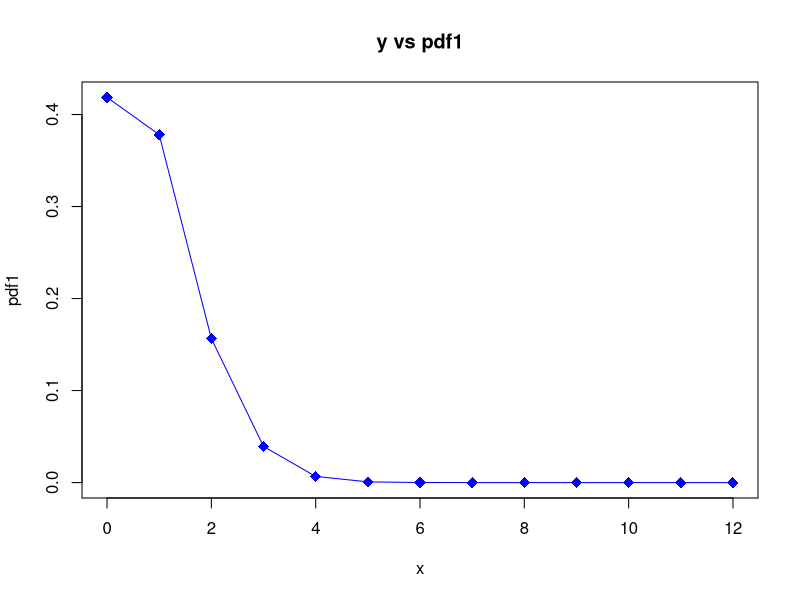
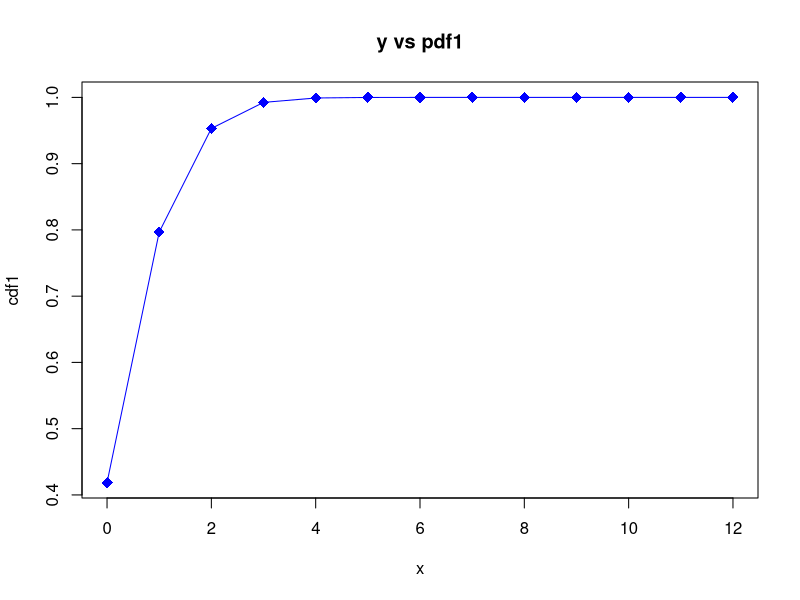

Source code (R) for these figures, in order:
## ---- chunk 1
knitr::opts_chunk$set(echo = TRUE)
library(tidyverse)
library(magrittr)
library(knitr)
## ---- chunk 2
#generates a dataframe/tibble named dog_collars and 
#generate a column named y which contains the sequence 0 through 12
dog_collars <-
  tibble(x = 0:12)
dog_collars
## ---- chunk 3
#generates the probability distribution function of y and store the values in a new column named pdf1
#side note: pdf = probability distribution function
dog_collars <-
  dog_collars %>%
    mutate(pdf1 = dbinom(x, size = 12, prob = 0.07))
dog_collars
## ---- chunk 4
#generates the cumulative distribution function of Y and store the values in the variable cdf1
#side note: cdf = cumulative distribution function
dog_collars <-
  dog_collars %>%
    mutate(cdf1 = pbinom(x, size = 12, prob = 0.07))
dog_collars
## ---- chunk 5
#generates the values of P(Y>y) and store the values in the variable sdf1
#side note: sdf = survival distribution function
dog_collars <-
  dog_collars %>%
    mutate(sdf1 = 1 - pbinom(x, size = 12, prob = 0.07))
dog_collars
## ---- chunk 6
#finds the probability that exactly 3 of the 12 collars are nonconforming (defective)
#exact probabilities are PMFs
#P(Y = 3)
dbinom(3, size = 12, prob = 0.07)
## ---- chunk 7
#finds the probability that at most 3 of the 12 collars are nonconforming (defective)
#P(Y <= 3)
pbinom(3, size = 12, prob = 0.07)
## ---- chunk 8
#finds the probability that between, and including, 2 and 4 of the 12 collars are nonconforming (defective)
#P(2 <= Y <= 4)
# =P(Y <= 4) - P(Y <= 1)
pbinom(4, size = 12, prob = 0.07) - pbinom(1, size = 12, prob = 0.07)
## ---- chunk 9
#generates a plot of y vs pdf1
dog_collars %$%
  plot(x, pdf1,
       main = "y vs pdf1",
       col = "blue",
       type = "o",
       pch = 18,
       cex = 1.5
       )
## ---- chunk 10
#generates a plot of y vs cdf1
dog_collars %$%
  plot(x, cdf1,
       main = "y vs pdf1",
       col = "blue",
       type = "o",
       pch = 18,
       cex = 1.5
       )
## ---- chunk 11
#for reference: mean = 40, sd = 0.50
#P(X < 38.75)
pnorm(38.75, mean = 40, sd = 0.50)
## ---- chunk 12
#P(X >= 38.75)
# = 1 - P(X < 38.75)
1 - pnorm(38.75, mean = 40, sd = 0.50)
## ---- chunk 13
#P(38.75 > X > 41.25)
#p(X > x) = (1 - p(X <= x)) 
#P(X < x) = (1 -P(X >= x))
#P(x > X > y) = (1 - p(X <= x)) - (1 -P(X >= x))
(pnorm(41.25, mean = 40, sd = 0.50, lower.tail = FALSE))- (1 - pnorm(38.75, mean = 40, sd = 0.50))
## ---- chunk 14
#P(38.75 <= X <= 41.25) 
# = P(X ≤ 41.25) − P(X < 38.75)
# = P(X ≤ 41.25) − P(X ≤ 38.75)
pnorm(41.25, mean = 40, sd = 0.50)- pnorm(38.75,40,0.50)
## ---- chunk 15
#finds the 97th percentile
qnorm(p = 0.97, mean = 40, sd = 0.50)
## ---- chunk 16
#for reference: size = 30, prob = 0.65
#Exact probabilities are PMFs
#P(X = 15)
dbinom(15, size = 30, prob = 0.65)
## ---- chunk 17
#P(X <= 15)
pbinom(15, size = 30, prob = 0.65)
## ---- chunk 18
#P(16 <= X <= 19)
# = P(X <= 19) - P(X < 16)
# = P(X <= 19) - P(X <= 15)
pbinom(19, size = 30, prob = 0.65) - pbinom(15, size = 30, prob = 0.65)
## ---- chunk 19
#finds the average number of dog owners that one would expect to prefer a male dog
n <- 30
# The success probability for each trial
p <- 0.65
# Expexted value
expected_value <- n * p
# Print to check
expected_value
## ---- chunk 20
#for reference: normally distributed, mean = 13.25, sd = 0.075
#underfilled: P(X < 13.15)
pnorm(13.15, mean = 13.25, sd = 0.075)
## ---- chunk 21
#not underfilled: P(X > 13.15)
pnorm(13.15, mean = 13.25, sd = 0.075, lower.tail = FALSE)
## ---- chunk 22
#appropriate level: 13.15 <= X <= 13.35
pnorm(13.35, mean = 13.25, sd = 0.075) - pnorm(13.15, mean = 13.25, sd = 0.075)
## ---- chunk 23
#overfilled or underfilled: P(X < 13.15 or X > 13.35)
# = P(X <= 12.15) + P(X > 12)
pnorm(12.15, mean = 13.25, sd = 0.075) + pnorm(13.35, mean = 13.25, sd = 0.075, lower.tail = FALSE)
## ---- chunk 24
#finds the 98th percentile
qnorm(p = 0.98, mean = 13.25, sd = 0.075)
## ---- chunk 25
#simulates a sample of 7 observations from a binomial distribution with 12 trials and a success probability of 0.27
set.seed(2021)
rbinom(7, size = 12, prob = 0.27)
## ---- chunk 26
#simulates a sample of 4 observations from a Poisson distribution with an expected value of 5
set.seed(2021)
rpois(4, lambda = 5)
## ---- chunk 27
#simulates a sample of 5 observations from a normal distribution with a mean of -20 and standard deviation of 2
set.seed(2021)
rnorm(5, mean = -20, sd = 2)
## ---- chunk 28
#simulates a sample of 2 observations from an exponential distribution with a rate of 107
set.seed(2021)
rexp(2, rate = 107)
